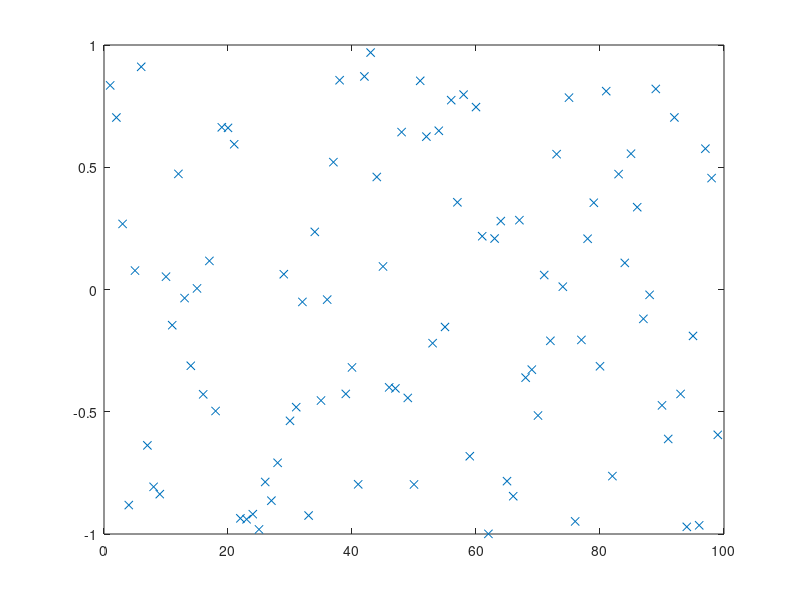

Source code (MATLAB): (Note: this script raises an error after producing the figure.)
% script <a href="matlab:HeapSortTest">HeapSortTest</a>
% Test <a href="matlab:help HeapSort">HeapSort</a> on a random set of data.
% See <a href="matlab:NRweb">Numerical Renaissance: simulation, optimization, & control</a>, Section 7.1.6.
% Part of <a href="matlab:help NRC">Numerical Renaissance Codebase 1.0</a>, <a href="matlab:help NRchap07">Chapter 7</a>; please read the <a href="matlab:help NRcopyleft">copyleft</a>.

n=99; D=2*rand(n,1)-1; close all, plot(D(:,1),'x'), pause(0.5)
[D,index]=HeapSort(D,1,n);        plot(D(:,1),'x')

% end script HeapSortTest
